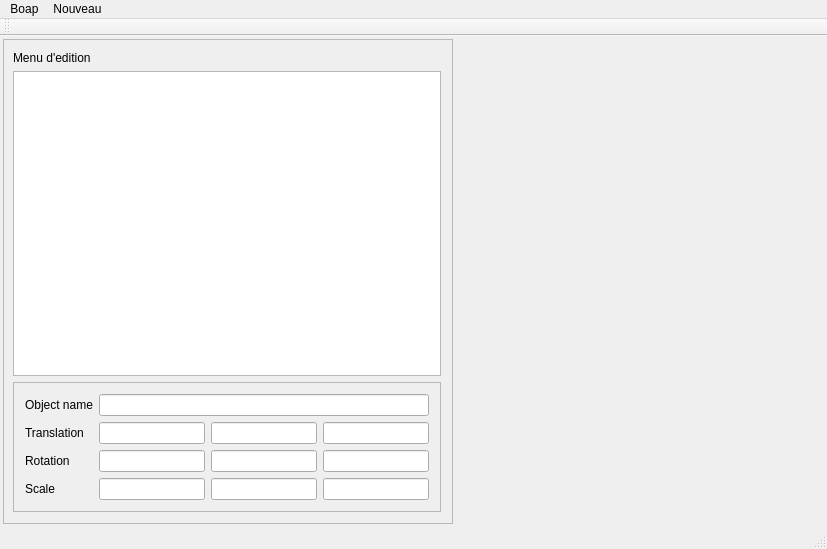
<?xml version="1.0" encoding="UTF-8"?>
<ui version="4.0">
 <class>MainWindow</class>
 <widget class="QMainWindow" name="MainWindow">
  <property name="geometry">
   <rect>
    <x>0</x>
    <y>0</y>
    <width>827</width>
    <height>549</height>
   </rect>
  </property>
  <property name="windowTitle">
   <string>MainWindow</string>
  </property>
  <widget class="QWidget" name="centralWidget">
   <layout class="QVBoxLayout" name="verticalLayout">
    <property name="margin">
     <number>3</number>
    </property>
    <item>
     <widget class="QFrame" name="frame">
      <property name="sizePolicy">
       <sizepolicy hsizetype="Expanding" vsizetype="Expanding">
        <horstretch>0</horstretch>
        <verstretch>0</verstretch>
       </sizepolicy>
      </property>
      <property name="frameShape">
       <enum>QFrame::NoFrame</enum>
      </property>
      <property name="frameShadow">
       <enum>QFrame::Raised</enum>
      </property>
      <layout class="QHBoxLayout" name="horizontalLayout">
       <property name="spacing">
        <number>6</number>
       </property>
       <property name="margin">
        <number>0</number>
       </property>
       <item>
        <widget class="QFrame" name="frame_2">
         <property name="minimumSize">
          <size>
           <width>150</width>
           <height>0</height>
          </size>
         </property>
         <property name="maximumSize">
          <size>
           <width>450</width>
           <height>16777215</height>
          </size>
         </property>
         <property name="frameShape">
          <enum>QFrame::StyledPanel</enum>
         </property>
         <property name="frameShadow">
          <enum>QFrame::Raised</enum>
         </property>
         <layout class="QVBoxLayout" name="verticalLayout_2">
          <property name="leftMargin">
           <number>9</number>
          </property>
          <item alignment="Qt::AlignTop">
           <widget class="QLabel" name="label">
            <property name="sizePolicy">
             <sizepolicy hsizetype="Minimum" vsizetype="Preferred">
              <horstretch>0</horstretch>
              <verstretch>0</verstretch>
             </sizepolicy>
            </property>
            <property name="text">
             <string>Menu d'edition</string>
            </property>
           </widget>
          </item>
          <item>
           <widget class="QTableView" name="entityTableView">
            <property name="enabled">
             <bool>true</bool>
            </property>
            <property name="toolTip">
             <string>&lt;html&gt;&lt;head/&gt;&lt;body&gt;&lt;p&gt;List of entities in the scene.&lt;/p&gt;&lt;/body&gt;&lt;/html&gt;</string>
            </property>
            <property name="frameShape">
             <enum>QFrame::StyledPanel</enum>
            </property>
            <property name="cornerButtonEnabled">
             <bool>true</bool>
            </property>
           </widget>
          </item>
          <item>
           <widget class="QFrame" name="detailedObjectView">
            <property name="minimumSize">
             <size>
              <width>0</width>
              <height>120</height>
             </size>
            </property>
            <property name="frameShape">
             <enum>QFrame::StyledPanel</enum>
            </property>
            <property name="frameShadow">
             <enum>QFrame::Raised</enum>
            </property>
            <layout class="QGridLayout" name="gridLayout">
             <item row="0" column="0">
              <widget class="QLabel" name="label_2">
               <property name="text">
                <string>Object name</string>
               </property>
              </widget>
             </item>
             <item row="0" column="1" colspan="3">
              <widget class="QLineEdit" name="objectNameLineEdit"/>
             </item>
             <item row="1" column="0">
              <widget class="QLabel" name="label_3">
               <property name="text">
                <string>Translation</string>
               </property>
              </widget>
             </item>
             <item row="1" column="1">
              <widget class="QLineEdit" name="posXLineEdit"/>
             </item>
             <item row="1" column="2">
              <widget class="QLineEdit" name="posYLineEdit"/>
             </item>
             <item row="1" column="3">
              <widget class="QLineEdit" name="posZLineEdit"/>
             </item>
             <item row="2" column="0">
              <widget class="QLabel" name="label_4">
               <property name="text">
                <string>Rotation</string>
               </property>
              </widget>
             </item>
             <item row="2" column="1">
              <widget class="QLineEdit" name="rotXLineEdit"/>
             </item>
             <item row="2" column="2">
              <widget class="QLineEdit" name="rotYLineEdit"/>
             </item>
             <item row="2" column="3">
              <widget class="QLineEdit" name="rotZLineEdit"/>
             </item>
             <item row="3" column="0">
              <widget class="QLabel" name="label_5">
               <property name="text">
                <string>Scale</string>
               </property>
              </widget>
             </item>
             <item row="3" column="1">
              <widget class="QLineEdit" name="scaleXLineEdit"/>
             </item>
             <item row="3" column="2">
              <widget class="QLineEdit" name="scaleYLineEdit"/>
             </item>
             <item row="3" column="3">
              <widget class="QLineEdit" name="scaleZLineEdit_2"/>
             </item>
            </layout>
           </widget>
          </item>
         </layout>
        </widget>
       </item>
       <item>
        <widget class="QIrrlichtWidget" name="irrlichtWidget" native="true"/>
       </item>
      </layout>
     </widget>
    </item>
   </layout>
  </widget>
  <widget class="QToolBar" name="mainToolBar">
   <attribute name="toolBarArea">
    <enum>TopToolBarArea</enum>
   </attribute>
   <attribute name="toolBarBreak">
    <bool>false</bool>
   </attribute>
  </widget>
  <widget class="QStatusBar" name="statusBar"/>
  <widget class="QMenuBar" name="menuBar">
   <property name="geometry">
    <rect>
     <x>0</x>
     <y>0</y>
     <width>827</width>
     <height>25</height>
    </rect>
   </property>
   <widget class="QMenu" name="menuBoap">
    <property name="title">
     <string>Boap</string>
    </property>
    <addaction name="actionQuit"/>
   </widget>
   <widget class="QMenu" name="menuNouveau">
    <property name="title">
     <string>Nouveau</string>
    </property>
    <addaction name="actionImporter_un_objet"/>
   </widget>
   <addaction name="menuBoap"/>
   <addaction name="menuNouveau"/>
  </widget>
  <action name="actionQuit">
   <property name="text">
    <string>Quit</string>
   </property>
  </action>
  <action name="actionImporter_un_objet">
   <property name="text">
    <string>Importer un objet</string>
   </property>
  </action>
 </widget>
 <layoutdefault spacing="6" margin="11"/>
 <customwidgets>
  <customwidget>
   <class>QIrrlichtWidget</class>
   <extends>QWidget</extends>
   <header>qirrlichtwidget.hpp</header>
   <container>1</container>
  </customwidget>
 </customwidgets>
 <resources/>
 <connections>
  <connection>
   <sender>actionQuit</sender>
   <signal>triggered()</signal>
   <receiver>MainWindow</receiver>
   <slot>close()</slot>
   <hints>
    <hint type="sourcelabel">
     <x>-1</x>
     <y>-1</y>
    </hint>
    <hint type="destinationlabel">
     <x>413</x>
     <y>274</y>
    </hint>
   </hints>
  </connection>
 </connections>
</ui>
